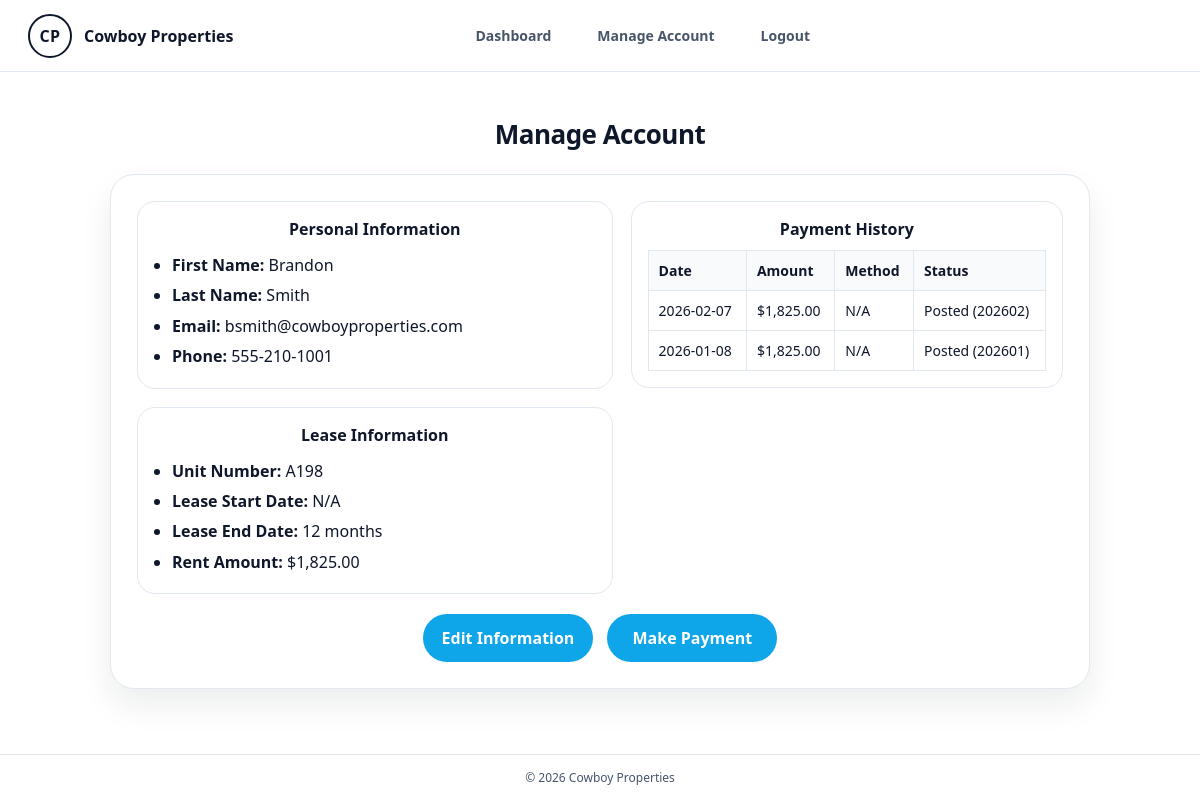
Page /Pages/renter-manage-account.php (signed in) on the committed database.
### tables this page shows
CREATE TABLE IF NOT EXISTS `lease` (
  `LeaseID` int NOT NULL AUTO_INCREMENT,
  `RenterID` int NOT NULL,
  `EmpID` int NOT NULL,
  `UnitID` int NOT NULL,
  `Price` decimal(10,2) NOT NULL,
  `period` int NOT NULL,
  PRIMARY KEY (`LeaseID`),
  KEY `fk_lease_renter` (`RenterID`),
  KEY `fk_lease_employee` (`EmpID`),
  KEY `fk_lease_unit` (`UnitID`)
);

CREATE TABLE IF NOT EXISTS `renter` (
  `RenterID` int NOT NULL AUTO_INCREMENT,
  `Firstname` varchar(60) NOT NULL,
  `Lastname` varchar(60) NOT NULL,
  `email` varchar(255) NOT NULL,
  `phone` char(15) DEFAULT NULL,
  `password` varchar(255) NOT NULL,
  `role` varchar(20) NOT NULL DEFAULT 'renter',
  PRIMARY KEY (`RenterID`),
  UNIQUE KEY `email` (`email`)
);

CREATE TABLE IF NOT EXISTS `unit` (
  `UnitID` int NOT NULL AUTO_INCREMENT,
  `PropertyID` int NOT NULL,
  `Unit_number` varchar(20) NOT NULL,
  `Bed` int NOT NULL,
  `bath` int NOT NULL,
  `price` decimal(10,2) NOT NULL,
  PRIMARY KEY (`UnitID`),
  UNIQUE KEY `uq_unit_property_unitnum` (`PropertyID`,`Unit_number`)
);

### Pages/renter-manage-account.php (the view, shortened to what this page needs)
<?php
$renter = [
    'first_name' => '',
    'last_name' => '',
    'email' => '',
    'phone' => '',
    'unit' => 'N/A',
    'lease_start' => 'N/A',
    'lease_end' => 'N/A',
    'rent' => '$0.00',
];
$payments = [];
try {
    $pdo = get_db();
    $renterId = (int)($_SESSION['user_id'] ?? $_GET['renter_id'] ?? 0);
    if ($renterId > 0) {
        $infoStmt = $pdo->prepare("
            SELECT
                r.RenterID,
                r.Firstname,
                r.Lastname,
                r.email,
                r.phone,
                l.LeaseID,
                l.Price,
                l.period,
                u.Unit_number
            FROM renter r
            LEFT JOIN lease l
                ON l.RenterID = r.RenterID
            LEFT JOIN unit u
                ON u.UnitID = l.UnitID
            WHERE r.RenterID = :renter_id
            ORDER BY l.LeaseID DESC
            LIMIT 1
        ");
        $infoStmt->execute([':renter_id' => $renterId]);
        $info = $infoStmt->fetch();
        if ($info) {
            $renter['first_name'] = (string)($info['Firstname'] ?? '');
            $renter['last_name'] = (string)($info['Lastname'] ?? '');
            $renter['email'] = (string)($info['email'] ?? '');
            $renter['phone'] = (string)($info['phone'] ?? '');
            $renter['unit'] = (string)($info['Unit_number'] ?? 'N/A');
            $renter['lease_start'] = 'N/A';
            $renter['lease_end'] = !empty($info['period']) ? ((string)$info['period'] . ' months') : 'N/A';
            $renter['rent'] = '$' . number_format((float)($info['Price'] ?? 0), 2);
        }
        $paymentsStmt = $pdo->prepare("
            SELECT
                date,
                amount,
                period
            FROM payment
            WHERE RenterID = :renter_id
            ORDER BY date DESC
        ");
        $paymentsStmt->execute([':renter_id' => $renterId]);
        while ($row = $paymentsStmt->fetch()) {
            $payments[] = [
                'date' => (string)($row['date'] ?? ''),
                'amount' => '$' . number_format((float)($row['amount'] ?? 0), 2),
                'method' => 'N/A',
                'status' => !empty($row['period']) ? ('Posted (' . (string)$row['period'] . ')') : 'Posted',
            ];
        }
    }
} catch (Throwable $e) {
    $error = 'Unable to load account details right now.';
}
?>
<!DOCTYPE html>
<html lang="en">
<head>
</head>
<body>
    <div class="page">
        <header class="navbar">
            <a class="brand" href="../index.php">
                <div class="logo">CP</div>
                <strong>Cowboy Properties</strong>
            </a>
            <nav class="center-nav">
                <a href="../index.php">Dashboard</a>
                <a href="renter-manage-account.php">Manage Account</a>
                <a href="../logout.php">Logout</a>
            </nav>
        </header>
        <main>
            <div class="wrap">
                <h1 class="page-title">Manage Account</h1>
                <section class="panel" aria-label="Manage account panel">
                    <div class="grid">
                        <div class="stack">
                            <div class="card" aria-label="Personal Information">
                                <h3>Personal Information</h3>
                                <ul>
                                    <li><strong>First Name:</strong> <?php echo htmlspecialchars($renter["first_name"]); ?></li>
                                    <li><strong>Last Name:</strong> <?php echo htmlspecialchars($renter["last_name"]); ?></li>
                                    <li><strong>Email:</strong> <?php echo htmlspecialchars($renter["email"]); ?></li>
                                    <li><strong>Phone:</strong> <?php echo htmlspecialchars($renter["phone"]); ?></li>
                                </ul>
                            </div>
                            <div class="card" aria-label="Lease Information">
                                <h3>Lease Information</h3>
                                <ul>
                                    <li><strong>Unit Number:</strong> <?php echo htmlspecialchars($renter["unit"]); ?></li>
                                    <li><strong>Lease Start Date:</strong> <?php echo htmlspecialchars($renter["lease_start"]); ?></li>
                                    <li><strong>Lease End Date:</strong> <?php echo htmlspecialchars($renter["lease_end"]); ?></li>
                                    <li><strong>Rent Amount:</strong> <?php echo htmlspecialchars($renter["rent"]); ?></li>
                                </ul>
                            </div>
                        </div>
                        <div class="card" aria-label="Payment History">
                            <h3>Payment History</h3>
                            <table>
                                <thead>
                                    <tr>
                                        <th>Date</th>
                                        <th>Amount</th>
                                        <th>Method</th>
                                        <th>Status</th>
                                    </tr>
                                </thead>
                                <tbody>
                                    <?php if (!$payments): ?>
                                        <tr>
                                            <td colspan="4">No payment history yet.</td>
                                        </tr>
                                    <?php else: ?>
                                        <?php foreach ($payments as $p): ?>
                                            <tr>
                                                <td><?php echo htmlspecialchars($p["date"]); ?></td>
                                                <td><?php echo htmlspecialchars($p["amount"]); ?></td>
                                                <td><?php echo htmlspecialchars($p["method"]); ?></td>
                                                <td><?php echo htmlspecialchars($p["status"]); ?></td>
                                            </tr>
                                        <?php endforeach; ?>
                                    <?php endif; ?>
                                </tbody>
                            </table>
                        </div>
                    </div>
                    <div class="btn-row">
                        <a class="btn" href="renter-edit-info.php">Edit Information</a>
                        <a class="btn" href="renter-make-payment.php">Make Payment</a>
                    </div>
                </section>
            </div>
        </main>
        <footer>
            &copy; <?php echo date("Y"); ?> Cowboy Properties
        </footer>
    </div>
</body>
</html>

### Pages/renter-manage-account.php (style rules this page uses)
:root { --bg: #ffffff; --text: #0f172a; --muted: #475569; --border: #e2e8f0; --soft: #f8fafc; --brand: #0ea5e9; --brand-dark: #0284c7; }
* { box-sizing: border-box; }
body { margin: 0; font-family: system-ui, -apple-system, Segoe UI, Roboto, Helvetica, Arial, sans-serif; background: var(--bg); color: var(--text); }
.page { min-height: 100vh; display: flex; flex-direction: column; }
.navbar { height: 72px; display: flex; align-items: center; justify-content: space-between; padding: 0 28px; border-bottom: 1px solid var(--border); background: #fff; position: sticky; top: 0; z-index: 10; }
.brand { display: flex; align-items: center; gap: 12px; text-decoration: none; color: inherit; }
.logo { width: 44px; height: 44px; border-radius: 999px; border: 2px solid #0f172a; display: grid; place-items: center; font-weight: 700; letter-spacing: .5px; }
.center-nav { display: flex; gap: 22px; font-weight: 600; }
.center-nav a { text-decoration: none; color: var(--muted); font-size: 14px; padding: 8px 12px; border-radius: 10px; }
main { flex: 1; padding: 44px 16px 60px; display: flex; justify-content: center; }
.wrap { width: min(1100px, 92vw); text-align: center; }
.page-title { margin: 0 0 22px; font-size: 26px; letter-spacing: -0.02em; }
.panel { margin: 0 auto; border: 1px solid var(--border); border-radius: 24px; background: #fff; padding: 26px; box-shadow: 0 16px 32px rgba(15, 23, 42, 0.08); width: min(980px, 100%); text-align: left; }
.grid { display: grid; grid-template-columns: 1.1fr 1fr; gap: 18px; align-items: start; }
.stack { display: flex; flex-direction: column; gap: 18px; }
.card { border: 1px solid var(--border); border-radius: 18px; padding: 16px 16px; background: #fff; }
.card h3 { margin: 0 0 10px; font-size: 16px; text-align: center; }
.card ul { margin: 0; padding-left: 18px; line-height: 1.9; color: var(--text); }
table { width: 100%; border-collapse: collapse; margin-top: 6px; font-size: 14px; }
th, td { border: 1px solid var(--border); padding: 10px 10px; text-align: left; }
th { background: var(--soft); font-weight: 800; color: var(--text); }
.btn-row { display: flex; justify-content: center; gap: 14px; margin-top: 20px; flex-wrap: wrap; }
.btn { display: inline-flex; align-items: center; justify-content: center; padding: 12px 18px; border-radius: 999px; border: 1px solid transparent; background: var(--brand); color: #fff; font-weight: 800; text-decoration: none; cursor: pointer; transition: transform 120ms ease, background 120ms ease; min-width: 170px; }
footer { border-top: 1px solid var(--border); padding: 14px 20px; text-align: center; font-size: 12px; color: var(--muted); }

### rows in the picture
lease: RenterID.Firstname "Brandon", RenterID.Lastname "Smith", RenterID.email "bsmith@cowboyproperties.com", RenterID.phone "555-210-1001", UnitID.Unit_number "A198"

### other values in the picture
$renter["lease_start"] "N/A"
$renter["lease_end"] "12 months"
$renter["rent"] "$1,825.00"
$p["date"] "2026-02-07"
$p["amount"] "$1,825.00"
$p["method"] "N/A"
$p["status"] "Posted (202602)"
$p["date"] "2026-01-08"
$p["status"] "Posted (202601)"
